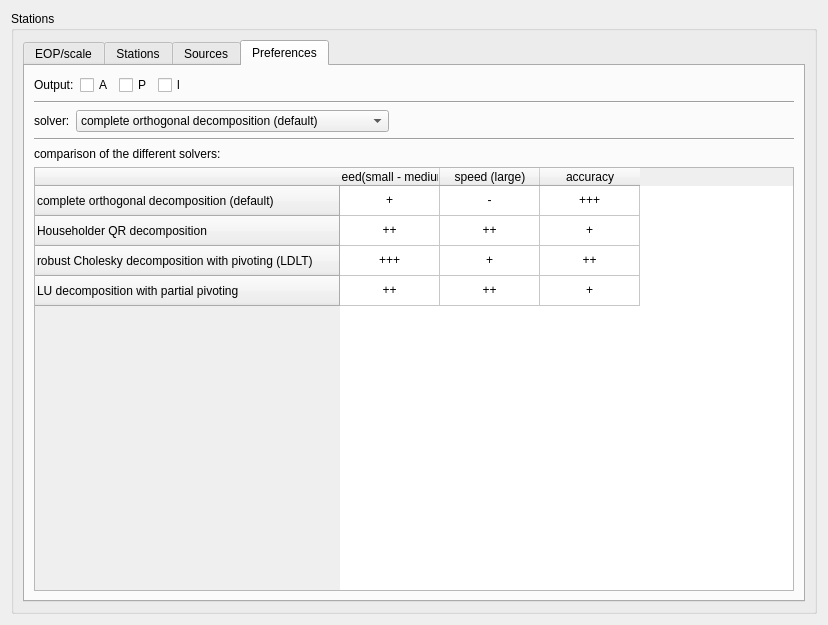
<?xml version="1.0" encoding="UTF-8"?>
<ui version="4.0">
 <class>SolverWidget</class>
 <widget class="QWidget" name="SolverWidget">
  <property name="geometry">
   <rect>
    <x>0</x>
    <y>0</y>
    <width>828</width>
    <height>625</height>
   </rect>
  </property>
  <property name="windowTitle">
   <string>Form</string>
  </property>
  <layout class="QVBoxLayout" name="verticalLayout_4">
   <item>
    <widget class="QSplitter" name="splitter">
     <property name="orientation">
      <enum>Qt::Vertical</enum>
     </property>
     <widget class="QGroupBox" name="groupBox">
      <property name="title">
       <string>Stations</string>
      </property>
      <layout class="QVBoxLayout" name="verticalLayout_6">
       <item>
        <widget class="QTabWidget" name="tabWidget">
         <property name="whatsThis">
          <string>&lt;html&gt;&lt;head/&gt;&lt;body&gt;&lt;p&gt;Estimate source coordinates. &lt;/p&gt;&lt;p&gt;Be careful when using this option. It is often not advisable to estimate sources from single sessions. Be especially carful with how to define the datum. Do not add sources into the datum if they have too few observations! &lt;/p&gt;&lt;p&gt;It might be that VieSched++ does remove some sources from the datum. For example: this is the case if you a source is only observed by single-baseline scans. &lt;/p&gt;&lt;p&gt;Simillarly, observations to sources might be removed completely from the estimation process in case there are to few scans or observations. &lt;/p&gt;&lt;p&gt;If you want to estimate sources it is recommended to define a minimum of three stations per scan in the source parameters &lt;img src=&quot;:/icons/icons/source_p.png&quot; width=&quot;30&quot; height=&quot;30&quot;/&gt;. &lt;/p&gt;&lt;/body&gt;&lt;/html&gt;</string>
         </property>
         <property name="currentIndex">
          <number>3</number>
         </property>
         <widget class="QWidget" name="EOP">
          <property name="toolTip">
           <string>Earth orientation parameter estimation setup</string>
          </property>
          <property name="statusTip">
           <string>Earth orientation parameter estimation setup</string>
          </property>
          <property name="whatsThis">
           <string>&lt;html&gt;&lt;head/&gt;&lt;body&gt;&lt;p&gt;Earth orientation parameters (&lt;span style=&quot; font-weight:600;&quot;&gt;EOP&lt;/span&gt;) will be estimated using piecewise-linear offsets.&lt;/p&gt;&lt;p&gt;Define EOP estimation interval and constraints. &lt;/p&gt;&lt;p&gt;The default constraints are tight constraints --&amp;gt; EOPs are estimated as one offset over the full session&lt;/p&gt;&lt;p&gt;The interval will always starts counting at 0UT of the session start date.&lt;/p&gt;&lt;p&gt;e.g.: if you session starts at 5am and you set a interval of 2h you will estimate your parameters at 4am, 6am, 8am... &lt;/p&gt;&lt;/body&gt;&lt;/html&gt;</string>
          </property>
          <attribute name="icon">
           <iconset resource="../myresources.qrc">
            <normaloff>:/icons/icons/applications-internet-2.png</normaloff>:/icons/icons/applications-internet-2.png</iconset>
          </attribute>
          <attribute name="title">
           <string>EOP/scale</string>
          </attribute>
          <layout class="QVBoxLayout" name="verticalLayout_3">
           <item>
            <layout class="QVBoxLayout" name="verticalLayout">
             <item>
              <layout class="QHBoxLayout" name="horizontalLayout_3">
               <item>
                <layout class="QGridLayout" name="gridLayout">
                 <item row="2" column="0">
                  <widget class="QCheckBox" name="checkBox_dUT1">
                   <property name="text">
                    <string>dUT1</string>
                   </property>
                   <property name="checked">
                    <bool>true</bool>
                   </property>
                  </widget>
                 </item>
                 <item row="0" column="0">
                  <widget class="QCheckBox" name="checkBox_XPO">
                   <property name="text">
                    <string>XPO</string>
                   </property>
                   <property name="checked">
                    <bool>true</bool>
                   </property>
                  </widget>
                 </item>
                 <item row="3" column="0">
                  <widget class="QCheckBox" name="checkBox_NUTX">
                   <property name="text">
                    <string>NUTX</string>
                   </property>
                   <property name="checked">
                    <bool>true</bool>
                   </property>
                  </widget>
                 </item>
                 <item row="0" column="1">
                  <widget class="QDoubleSpinBox" name="doubleSpinBox_xpo_int">
                   <property name="suffix">
                    <string> [h]</string>
                   </property>
                   <property name="minimum">
                    <double>0.000000000000000</double>
                   </property>
                   <property name="maximum">
                    <double>10000.000000000000000</double>
                   </property>
                   <property name="singleStep">
                    <double>1.000000000000000</double>
                   </property>
                   <property name="value">
                    <double>24.000000000000000</double>
                   </property>
                  </widget>
                 </item>
                 <item row="1" column="0">
                  <widget class="QCheckBox" name="checkBox_YPO">
                   <property name="text">
                    <string>YPO</string>
                   </property>
                   <property name="checked">
                    <bool>true</bool>
                   </property>
                  </widget>
                 </item>
                 <item row="4" column="0">
                  <widget class="QCheckBox" name="checkBox_NUTY">
                   <property name="text">
                    <string>NUTY</string>
                   </property>
                   <property name="checked">
                    <bool>true</bool>
                   </property>
                  </widget>
                 </item>
                 <item row="0" column="2">
                  <widget class="QDoubleSpinBox" name="doubleSpinBox_xpo_const">
                   <property name="suffix">
                    <string> [mas]</string>
                   </property>
                   <property name="decimals">
                    <number>4</number>
                   </property>
                   <property name="minimum">
                    <double>0.000100000000000</double>
                   </property>
                   <property name="singleStep">
                    <double>0.000100000000000</double>
                   </property>
                  </widget>
                 </item>
                 <item row="1" column="1">
                  <widget class="QDoubleSpinBox" name="doubleSpinBox_ypo_int">
                   <property name="suffix">
                    <string> [h]</string>
                   </property>
                   <property name="minimum">
                    <double>0.000000000000000</double>
                   </property>
                   <property name="maximum">
                    <double>10000.000000000000000</double>
                   </property>
                   <property name="singleStep">
                    <double>1.000000000000000</double>
                   </property>
                   <property name="value">
                    <double>24.000000000000000</double>
                   </property>
                  </widget>
                 </item>
                 <item row="2" column="1">
                  <widget class="QDoubleSpinBox" name="doubleSpinBox_dut1_int">
                   <property name="suffix">
                    <string> [h]</string>
                   </property>
                   <property name="minimum">
                    <double>0.000000000000000</double>
                   </property>
                   <property name="maximum">
                    <double>10000.000000000000000</double>
                   </property>
                   <property name="singleStep">
                    <double>1.000000000000000</double>
                   </property>
                   <property name="value">
                    <double>24.000000000000000</double>
                   </property>
                  </widget>
                 </item>
                 <item row="3" column="1">
                  <widget class="QDoubleSpinBox" name="doubleSpinBox_nutx_int">
                   <property name="suffix">
                    <string> [h]</string>
                   </property>
                   <property name="minimum">
                    <double>0.000000000000000</double>
                   </property>
                   <property name="maximum">
                    <double>10000.000000000000000</double>
                   </property>
                   <property name="singleStep">
                    <double>1.000000000000000</double>
                   </property>
                   <property name="value">
                    <double>24.000000000000000</double>
                   </property>
                  </widget>
                 </item>
                 <item row="4" column="1">
                  <widget class="QDoubleSpinBox" name="doubleSpinBox_nuty_int">
                   <property name="suffix">
                    <string> [h]</string>
                   </property>
                   <property name="minimum">
                    <double>0.000000000000000</double>
                   </property>
                   <property name="maximum">
                    <double>10000.000000000000000</double>
                   </property>
                   <property name="singleStep">
                    <double>1.000000000000000</double>
                   </property>
                   <property name="value">
                    <double>24.000000000000000</double>
                   </property>
                  </widget>
                 </item>
                 <item row="1" column="2">
                  <widget class="QDoubleSpinBox" name="doubleSpinBox_ypo_const">
                   <property name="suffix">
                    <string> [mas]</string>
                   </property>
                   <property name="decimals">
                    <number>4</number>
                   </property>
                   <property name="minimum">
                    <double>0.000100000000000</double>
                   </property>
                   <property name="singleStep">
                    <double>0.000100000000000</double>
                   </property>
                  </widget>
                 </item>
                 <item row="2" column="2">
                  <widget class="QDoubleSpinBox" name="doubleSpinBox_dut1_const">
                   <property name="suffix">
                    <string> [mas]</string>
                   </property>
                   <property name="decimals">
                    <number>4</number>
                   </property>
                   <property name="minimum">
                    <double>0.000100000000000</double>
                   </property>
                   <property name="singleStep">
                    <double>0.000100000000000</double>
                   </property>
                  </widget>
                 </item>
                 <item row="3" column="2">
                  <widget class="QDoubleSpinBox" name="doubleSpinBox_nutx_const">
                   <property name="suffix">
                    <string> [mas]</string>
                   </property>
                   <property name="decimals">
                    <number>4</number>
                   </property>
                   <property name="minimum">
                    <double>0.000100000000000</double>
                   </property>
                   <property name="singleStep">
                    <double>0.000100000000000</double>
                   </property>
                  </widget>
                 </item>
                 <item row="4" column="2">
                  <widget class="QDoubleSpinBox" name="doubleSpinBox_nuty_const">
                   <property name="suffix">
                    <string> [mas]</string>
                   </property>
                   <property name="decimals">
                    <number>4</number>
                   </property>
                   <property name="minimum">
                    <double>0.000100000000000</double>
                   </property>
                   <property name="singleStep">
                    <double>0.000100000000000</double>
                   </property>
                  </widget>
                 </item>
                </layout>
               </item>
               <item>
                <spacer name="horizontalSpacer_3">
                 <property name="orientation">
                  <enum>Qt::Horizontal</enum>
                 </property>
                 <property name="sizeHint" stdset="0">
                  <size>
                   <width>40</width>
                   <height>20</height>
                  </size>
                 </property>
                </spacer>
               </item>
              </layout>
             </item>
             <item>
              <widget class="Line" name="line_2">
               <property name="orientation">
                <enum>Qt::Horizontal</enum>
               </property>
              </widget>
             </item>
             <item>
              <widget class="QCheckBox" name="checkBox_scale">
               <property name="text">
                <string>scale (make sure that you do not estimate station coordinates to estimate scale based on a priori coordinates)</string>
               </property>
              </widget>
             </item>
             <item>
              <spacer name="verticalSpacer">
               <property name="orientation">
                <enum>Qt::Vertical</enum>
               </property>
               <property name="sizeHint" stdset="0">
                <size>
                 <width>20</width>
                 <height>40</height>
                </size>
               </property>
              </spacer>
             </item>
            </layout>
           </item>
          </layout>
         </widget>
         <widget class="QWidget" name="Stations">
          <property name="toolTip">
           <string>station-based parameter estimation setup</string>
          </property>
          <property name="statusTip">
           <string>station-based parameter estimation setup</string>
          </property>
          <property name="whatsThis">
           <string>&lt;html&gt;&lt;head/&gt;&lt;body&gt;&lt;p&gt;Define estimation parameters for station-based parameters.&lt;/p&gt;&lt;p&gt;&lt;span style=&quot; font-weight:600;&quot;&gt;PWL&lt;/span&gt; stands for piecewise-linear. &lt;/p&gt;&lt;p&gt;For PWL parameters you have to define their estimation interval and rate. &lt;/p&gt;&lt;p&gt;The default constraints are loose constraints. &lt;/p&gt;&lt;p&gt;The reference clock (&amp;quot;ref clock&amp;quot;) is not estimated.&lt;br/&gt;&lt;/p&gt;&lt;p&gt;The interval will always starts counting at 0UT of the session start date. &lt;/p&gt;&lt;p&gt;e.g.: if you session starts at 5am and you set a interval of 2h you will estimate your parameters at 4am, 6am, 8am... &lt;/p&gt;&lt;/body&gt;&lt;/html&gt;</string>
          </property>
          <attribute name="icon">
           <iconset resource="../myresources.qrc">
            <normaloff>:/icons/icons/station_white.png</normaloff>:/icons/icons/station_white.png</iconset>
          </attribute>
          <attribute name="title">
           <string>Stations</string>
          </attribute>
          <layout class="QVBoxLayout" name="verticalLayout_8">
           <item>
            <layout class="QHBoxLayout" name="horizontalLayout_6" stretch="0,2">
             <item>
              <layout class="QVBoxLayout" name="verticalLayout_2">
               <item>
                <layout class="QHBoxLayout" name="horizontalLayout">
                 <item>
                  <widget class="QPushButton" name="pushButton">
                   <property name="enabled">
                    <bool>false</bool>
                   </property>
                   <property name="text">
                    <string>datum: ITRF2014</string>
                   </property>
                  </widget>
                 </item>
                 <item>
                  <spacer name="horizontalSpacer">
                   <property name="orientation">
                    <enum>Qt::Horizontal</enum>
                   </property>
                   <property name="sizeHint" stdset="0">
                    <size>
                     <width>40</width>
                     <height>20</height>
                    </size>
                   </property>
                  </spacer>
                 </item>
                 <item>
                  <widget class="QLabel" name="label_warning">
                   <property name="text">
                    <string/>
                   </property>
                  </widget>
                 </item>
                </layout>
               </item>
               <item>
                <widget class="QTreeWidget" name="treeWidget_sta_coord">
                 <attribute name="headerStretchLastSection">
                  <bool>false</bool>
                 </attribute>
                 <column>
                  <property name="text">
                   <string>name</string>
                  </property>
                  <property name="textAlignment">
                   <set>AlignCenter</set>
                  </property>
                 </column>
                 <column>
                  <property name="text">
                   <string>coord</string>
                  </property>
                  <property name="textAlignment">
                   <set>AlignCenter</set>
                  </property>
                 </column>
                 <column>
                  <property name="text">
                   <string>datum</string>
                  </property>
                  <property name="textAlignment">
                   <set>AlignCenter</set>
                  </property>
                 </column>
                 <column>
                  <property name="text">
                   <string/>
                  </property>
                 </column>
                </widget>
               </item>
              </layout>
             </item>
             <item>
              <layout class="QVBoxLayout" name="verticalLayout_5">
               <item>
                <layout class="QHBoxLayout" name="horizontalLayout_4">
                 <item>
                  <widget class="QRadioButton" name="radioButton_obs_based_ref_clock">
                   <property name="text">
                    <string>ref clock based on #obs</string>
                   </property>
                   <property name="checked">
                    <bool>true</bool>
                   </property>
                  </widget>
                 </item>
                 <item>
                  <widget class="QRadioButton" name="radioButton_force_ref_clock">
                   <property name="text">
                    <string>force ref clock:</string>
                   </property>
                  </widget>
                 </item>
                 <item>
                  <widget class="QComboBox" name="comboBox_ref_clock">
                   <property name="enabled">
                    <bool>false</bool>
                   </property>
                  </widget>
                 </item>
                 <item>
                  <spacer name="horizontalSpacer_4">
                   <property name="orientation">
                    <enum>Qt::Horizontal</enum>
                   </property>
                   <property name="sizeHint" stdset="0">
                    <size>
                     <width>40</width>
                     <height>20</height>
                    </size>
                   </property>
                  </spacer>
                 </item>
                </layout>
               </item>
               <item>
                <widget class="QTreeWidget" name="treeWidget_sta_clock">
                 <attribute name="headerStretchLastSection">
                  <bool>false</bool>
                 </attribute>
                 <column>
                  <property name="text">
                   <string>name</string>
                  </property>
                  <property name="textAlignment">
                   <set>AlignCenter</set>
                  </property>
                 </column>
                 <column>
                  <property name="text">
                   <string>linear clock</string>
                  </property>
                  <property name="textAlignment">
                   <set>AlignCenter</set>
                  </property>
                 </column>
                 <column>
                  <property name="text">
                   <string>quadratic clock</string>
                  </property>
                  <property name="textAlignment">
                   <set>AlignCenter</set>
                  </property>
                 </column>
                 <column>
                  <property name="text">
                   <string>PWL clock</string>
                  </property>
                  <property name="textAlignment">
                   <set>AlignCenter</set>
                  </property>
                 </column>
                 <column>
                  <property name="text">
                   <string>interval</string>
                  </property>
                  <property name="textAlignment">
                   <set>AlignCenter</set>
                  </property>
                 </column>
                 <column>
                  <property name="text">
                   <string>constraint</string>
                  </property>
                  <property name="textAlignment">
                   <set>AlignCenter</set>
                  </property>
                 </column>
                 <column>
                  <property name="text">
                   <string/>
                  </property>
                 </column>
                </widget>
               </item>
              </layout>
             </item>
            </layout>
           </item>
           <item>
            <widget class="QTreeWidget" name="treeWidget_sta_tropo">
             <attribute name="headerStretchLastSection">
              <bool>false</bool>
             </attribute>
             <column>
              <property name="text">
               <string>name</string>
              </property>
              <property name="textAlignment">
               <set>AlignCenter</set>
              </property>
             </column>
             <column>
              <property name="text">
               <string>PWL ZWD</string>
              </property>
              <property name="textAlignment">
               <set>AlignCenter</set>
              </property>
             </column>
             <column>
              <property name="text">
               <string>interval</string>
              </property>
              <property name="textAlignment">
               <set>AlignCenter</set>
              </property>
             </column>
             <column>
              <property name="text">
               <string>constraint</string>
              </property>
              <property name="textAlignment">
               <set>AlignCenter</set>
              </property>
             </column>
             <column>
              <property name="text">
               <string>NGR</string>
              </property>
              <property name="textAlignment">
               <set>AlignCenter</set>
              </property>
             </column>
             <column>
              <property name="text">
               <string>interval</string>
              </property>
              <property name="textAlignment">
               <set>AlignCenter</set>
              </property>
             </column>
             <column>
              <property name="text">
               <string>constraint</string>
              </property>
              <property name="textAlignment">
               <set>AlignCenter</set>
              </property>
             </column>
             <column>
              <property name="text">
               <string>EGR</string>
              </property>
              <property name="textAlignment">
               <set>AlignCenter</set>
              </property>
             </column>
             <column>
              <property name="text">
               <string>interval</string>
              </property>
              <property name="textAlignment">
               <set>AlignCenter</set>
              </property>
             </column>
             <column>
              <property name="text">
               <string>constraint</string>
              </property>
              <property name="textAlignment">
               <set>AlignCenter</set>
              </property>
             </column>
             <column>
              <property name="text">
               <string/>
              </property>
             </column>
            </widget>
           </item>
          </layout>
         </widget>
         <widget class="QWidget" name="Sources">
          <property name="toolTip">
           <string>source-based parameter estimation setup</string>
          </property>
          <property name="statusTip">
           <string>source-based parameter estimation setup</string>
          </property>
          <property name="whatsThis">
           <string>&lt;html&gt;&lt;head/&gt;&lt;body&gt;&lt;p&gt;Define estimation parameters for source-based parameters.&lt;/p&gt;&lt;p&gt;&lt;br/&gt;&lt;/p&gt;&lt;p&gt;Source coordinates are only estimated if the minimum number of scans and minimum number of observations is reached. &lt;/p&gt;&lt;p&gt;If they are not reached and the coordinates of the source should be estimated, all observations to this source are instead removed.&lt;/p&gt;&lt;p&gt;&lt;br/&gt;&lt;/p&gt;&lt;p&gt;Be careful with your datum definition. Sources are only added to the datum if they reach a minimum number of observations. Under certain circumstances, sources are removed from the datum e.g.: if they are only observed by single baseline scans. &lt;/p&gt;&lt;p&gt;If you really want to estimate source coordinates from a single session, consider using a minimum of three stations per scan.&lt;/p&gt;&lt;p&gt;Use the &lt;span style=&quot; font-style:italic;&quot;&gt;&amp;quot;datum: ICRF3 defining&amp;quot;&lt;/span&gt; buttom to only use ICRF3 defining sources for the datum definition. &lt;/p&gt;&lt;/body&gt;&lt;/html&gt;</string>
          </property>
          <attribute name="icon">
           <iconset resource="../myresources.qrc">
            <normaloff>:/icons/icons/source.png</normaloff>:/icons/icons/source.png</iconset>
          </attribute>
          <attribute name="title">
           <string>Sources</string>
          </attribute>
          <layout class="QVBoxLayout" name="verticalLayout_7">
           <item>
            <layout class="QHBoxLayout" name="horizontalLayout_2">
             <item>
              <widget class="QPushButton" name="pushButton_3">
               <property name="enabled">
                <bool>true</bool>
               </property>
               <property name="text">
                <string>datum: ICRF3 defining</string>
               </property>
              </widget>
             </item>
             <item>
              <spacer name="horizontalSpacer_2">
               <property name="orientation">
                <enum>Qt::Horizontal</enum>
               </property>
               <property name="sizeHint" stdset="0">
                <size>
                 <width>40</width>
                 <height>20</height>
                </size>
               </property>
              </spacer>
             </item>
            </layout>
           </item>
           <item>
            <layout class="QHBoxLayout" name="horizontalLayout_5">
             <property name="topMargin">
              <number>0</number>
             </property>
             <item>
              <widget class="QLabel" name="label">
               <property name="text">
                <string>min #scans: </string>
               </property>
              </widget>
             </item>
             <item>
              <widget class="QSpinBox" name="spinBox_src_minScans">
               <property name="minimum">
                <number>3</number>
               </property>
               <property name="maximum">
                <number>1000</number>
               </property>
              </widget>
             </item>
             <item>
              <widget class="QLabel" name="label_3">
               <property name="text">
                <string>min #obs:</string>
               </property>
              </widget>
             </item>
             <item>
              <widget class="QSpinBox" name="spinBox_src_minObs">
               <property name="minimum">
                <number>5</number>
               </property>
               <property name="maximum">
                <number>1000</number>
               </property>
               <property name="value">
                <number>5</number>
               </property>
              </widget>
             </item>
             <item>
              <spacer name="horizontalSpacer_5">
               <property name="orientation">
                <enum>Qt::Horizontal</enum>
               </property>
               <property name="sizeHint" stdset="0">
                <size>
                 <width>40</width>
                 <height>20</height>
                </size>
               </property>
              </spacer>
             </item>
             <item>
              <widget class="QLabel" name="label_4">
               <property name="text">
                <string>min #obs datum:</string>
               </property>
              </widget>
             </item>
             <item>
              <widget class="QSpinBox" name="spinBox_src_minObs_datum">
               <property name="minimum">
                <number>4</number>
               </property>
               <property name="maximum">
                <number>9999</number>
               </property>
               <property name="value">
                <number>25</number>
               </property>
              </widget>
             </item>
            </layout>
           </item>
           <item>
            <widget class="QTreeWidget" name="treeWidget_src_coord">
             <attribute name="headerStretchLastSection">
              <bool>false</bool>
             </attribute>
             <column>
              <property name="text">
               <string>Name</string>
              </property>
              <property name="textAlignment">
               <set>AlignLeading|AlignVCenter</set>
              </property>
             </column>
             <column>
              <property name="text">
               <string>coord</string>
              </property>
              <property name="textAlignment">
               <set>AlignLeading|AlignVCenter</set>
              </property>
             </column>
             <column>
              <property name="text">
               <string>*datum</string>
              </property>
              <property name="textAlignment">
               <set>AlignLeading|AlignVCenter</set>
              </property>
             </column>
             <column>
              <property name="text">
               <string/>
              </property>
             </column>
            </widget>
           </item>
           <item>
            <widget class="QLabel" name="label_5">
             <property name="text">
              <string>&lt;html&gt;&lt;head/&gt;&lt;body&gt;&lt;p&gt;*sources only observed with single baseline scans additionally get removed from datum!&lt;/p&gt;&lt;/body&gt;&lt;/html&gt;</string>
             </property>
             <property name="wordWrap">
              <bool>true</bool>
             </property>
            </widget>
           </item>
          </layout>
         </widget>
         <widget class="QWidget" name="tab">
          <attribute name="icon">
           <iconset resource="../myresources.qrc">
            <normaloff>:/icons/icons/system-run-3.png</normaloff>:/icons/icons/system-run-3.png</iconset>
          </attribute>
          <attribute name="title">
           <string>Preferences</string>
          </attribute>
          <layout class="QVBoxLayout" name="verticalLayout_9">
           <item>
            <layout class="QHBoxLayout" name="horizontalLayout_8">
             <property name="topMargin">
              <number>0</number>
             </property>
             <item>
              <widget class="QLabel" name="label_7">
               <property name="text">
                <string>Output:</string>
               </property>
              </widget>
             </item>
             <item>
              <widget class="QCheckBox" name="checkBox_A">
               <property name="text">
                <string>A</string>
               </property>
              </widget>
             </item>
             <item>
              <widget class="QCheckBox" name="checkBox_P">
               <property name="text">
                <string>P</string>
               </property>
              </widget>
             </item>
             <item>
              <widget class="QCheckBox" name="checkBox_l">
               <property name="text">
                <string>l</string>
               </property>
              </widget>
             </item>
             <item>
              <spacer name="horizontalSpacer_7">
               <property name="orientation">
                <enum>Qt::Horizontal</enum>
               </property>
               <property name="sizeHint" stdset="0">
                <size>
                 <width>40</width>
                 <height>20</height>
                </size>
               </property>
              </spacer>
             </item>
            </layout>
           </item>
           <item>
            <widget class="Line" name="line_3">
             <property name="orientation">
              <enum>Qt::Horizontal</enum>
             </property>
            </widget>
           </item>
           <item>
            <layout class="QHBoxLayout" name="horizontalLayout_7">
             <item>
              <widget class="QLabel" name="label_2">
               <property name="text">
                <string>solver:</string>
               </property>
              </widget>
             </item>
             <item>
              <widget class="QComboBox" name="comboBox_solver">
               <item>
                <property name="text">
                 <string>complete orthogonal decomposition (default)</string>
                </property>
               </item>
               <item>
                <property name="text">
                 <string>Householder QR decomposition</string>
                </property>
               </item>
               <item>
                <property name="text">
                 <string>robust Cholesky decomposition with pivoting (LDLT)</string>
                </property>
               </item>
               <item>
                <property name="text">
                 <string>LU decomposition with partial pivoting</string>
                </property>
               </item>
              </widget>
             </item>
             <item>
              <spacer name="horizontalSpacer_6">
               <property name="orientation">
                <enum>Qt::Horizontal</enum>
               </property>
               <property name="sizeHint" stdset="0">
                <size>
                 <width>40</width>
                 <height>20</height>
                </size>
               </property>
              </spacer>
             </item>
            </layout>
           </item>
           <item>
            <widget class="Line" name="line">
             <property name="orientation">
              <enum>Qt::Horizontal</enum>
             </property>
            </widget>
           </item>
           <item>
            <widget class="QLabel" name="label_6">
             <property name="text">
              <string>comparison of the different solvers:</string>
             </property>
            </widget>
           </item>
           <item>
            <widget class="QTableWidget" name="tableWidget_solver">
             <property name="editTriggers">
              <set>QAbstractItemView::NoEditTriggers</set>
             </property>
             <row>
              <property name="text">
               <string>complete orthogonal decomposition (default)</string>
              </property>
             </row>
             <row>
              <property name="text">
               <string>Householder QR decomposition</string>
              </property>
             </row>
             <row>
              <property name="text">
               <string>robust Cholesky decomposition with pivoting (LDLT)</string>
              </property>
             </row>
             <row>
              <property name="text">
               <string>LU decomposition with partial pivoting</string>
              </property>
             </row>
             <column>
              <property name="text">
               <string>speed(small - medium)</string>
              </property>
             </column>
             <column>
              <property name="text">
               <string>speed (large)</string>
              </property>
             </column>
             <column>
              <property name="text">
               <string>accuracy</string>
              </property>
             </column>
             <item row="0" column="0">
              <property name="text">
               <string>+</string>
              </property>
              <property name="textAlignment">
               <set>AlignCenter</set>
              </property>
             </item>
             <item row="0" column="1">
              <property name="text">
               <string>-</string>
              </property>
              <property name="textAlignment">
               <set>AlignCenter</set>
              </property>
             </item>
             <item row="0" column="2">
              <property name="text">
               <string>+++</string>
              </property>
              <property name="textAlignment">
               <set>AlignCenter</set>
              </property>
             </item>
             <item row="1" column="0">
              <property name="text">
               <string>++</string>
              </property>
              <property name="textAlignment">
               <set>AlignCenter</set>
              </property>
             </item>
             <item row="1" column="1">
              <property name="text">
               <string>++</string>
              </property>
              <property name="textAlignment">
               <set>AlignCenter</set>
              </property>
             </item>
             <item row="1" column="2">
              <property name="text">
               <string>+</string>
              </property>
              <property name="textAlignment">
               <set>AlignCenter</set>
              </property>
             </item>
             <item row="2" column="0">
              <property name="text">
               <string>+++</string>
              </property>
              <property name="textAlignment">
               <set>AlignCenter</set>
              </property>
             </item>
             <item row="2" column="1">
              <property name="text">
               <string>+</string>
              </property>
              <property name="textAlignment">
               <set>AlignCenter</set>
              </property>
             </item>
             <item row="2" column="2">
              <property name="text">
               <string>++</string>
              </property>
              <property name="textAlignment">
               <set>AlignCenter</set>
              </property>
             </item>
             <item row="3" column="0">
              <property name="text">
               <string>++</string>
              </property>
              <property name="textAlignment">
               <set>AlignCenter</set>
              </property>
             </item>
             <item row="3" column="1">
              <property name="text">
               <string>++</string>
              </property>
              <property name="textAlignment">
               <set>AlignCenter</set>
              </property>
             </item>
             <item row="3" column="2">
              <property name="text">
               <string>+</string>
              </property>
              <property name="textAlignment">
               <set>AlignCenter</set>
              </property>
             </item>
            </widget>
           </item>
          </layout>
         </widget>
        </widget>
       </item>
      </layout>
     </widget>
    </widget>
   </item>
  </layout>
 </widget>
 <resources>
  <include location="../myresources.qrc"/>
 </resources>
 <connections>
  <connection>
   <sender>checkBox_XPO</sender>
   <signal>toggled(bool)</signal>
   <receiver>doubleSpinBox_xpo_int</receiver>
   <slot>setEnabled(bool)</slot>
   <hints>
    <hint type="sourcelabel">
     <x>100</x>
     <y>105</y>
    </hint>
    <hint type="destinationlabel">
     <x>216</x>
     <y>107</y>
    </hint>
   </hints>
  </connection>
  <connection>
   <sender>checkBox_XPO</sender>
   <signal>toggled(bool)</signal>
   <receiver>doubleSpinBox_xpo_const</receiver>
   <slot>setEnabled(bool)</slot>
   <hints>
    <hint type="sourcelabel">
     <x>100</x>
     <y>105</y>
    </hint>
    <hint type="destinationlabel">
     <x>343</x>
     <y>107</y>
    </hint>
   </hints>
  </connection>
  <connection>
   <sender>checkBox_YPO</sender>
   <signal>toggled(bool)</signal>
   <receiver>doubleSpinBox_ypo_int</receiver>
   <slot>setEnabled(bool)</slot>
   <hints>
    <hint type="sourcelabel">
     <x>91</x>
     <y>137</y>
    </hint>
    <hint type="destinationlabel">
     <x>199</x>
     <y>139</y>
    </hint>
   </hints>
  </connection>
  <connection>
   <sender>checkBox_YPO</sender>
   <signal>toggled(bool)</signal>
   <receiver>doubleSpinBox_ypo_const</receiver>
   <slot>setEnabled(bool)</slot>
   <hints>
    <hint type="sourcelabel">
     <x>100</x>
     <y>137</y>
    </hint>
    <hint type="destinationlabel">
     <x>343</x>
     <y>139</y>
    </hint>
   </hints>
  </connection>
  <connection>
   <sender>checkBox_dUT1</sender>
   <signal>toggled(bool)</signal>
   <receiver>doubleSpinBox_dut1_int</receiver>
   <slot>setEnabled(bool)</slot>
   <hints>
    <hint type="sourcelabel">
     <x>80</x>
     <y>169</y>
    </hint>
    <hint type="destinationlabel">
     <x>203</x>
     <y>171</y>
    </hint>
   </hints>
  </connection>
  <connection>
   <sender>checkBox_dUT1</sender>
   <signal>toggled(bool)</signal>
   <receiver>doubleSpinBox_dut1_const</receiver>
   <slot>setEnabled(bool)</slot>
   <hints>
    <hint type="sourcelabel">
     <x>100</x>
     <y>169</y>
    </hint>
    <hint type="destinationlabel">
     <x>343</x>
     <y>171</y>
    </hint>
   </hints>
  </connection>
  <connection>
   <sender>checkBox_NUTX</sender>
   <signal>toggled(bool)</signal>
   <receiver>doubleSpinBox_nutx_int</receiver>
   <slot>setEnabled(bool)</slot>
   <hints>
    <hint type="sourcelabel">
     <x>98</x>
     <y>201</y>
    </hint>
    <hint type="destinationlabel">
     <x>197</x>
     <y>203</y>
    </hint>
   </hints>
  </connection>
  <connection>
   <sender>checkBox_NUTX</sender>
   <signal>toggled(bool)</signal>
   <receiver>doubleSpinBox_nutx_const</receiver>
   <slot>setEnabled(bool)</slot>
   <hints>
    <hint type="sourcelabel">
     <x>97</x>
     <y>201</y>
    </hint>
    <hint type="destinationlabel">
     <x>343</x>
     <y>203</y>
    </hint>
   </hints>
  </connection>
  <connection>
   <sender>checkBox_NUTY</sender>
   <signal>toggled(bool)</signal>
   <receiver>doubleSpinBox_nuty_int</receiver>
   <slot>setEnabled(bool)</slot>
   <hints>
    <hint type="sourcelabel">
     <x>100</x>
     <y>233</y>
    </hint>
    <hint type="destinationlabel">
     <x>193</x>
     <y>235</y>
    </hint>
   </hints>
  </connection>
  <connection>
   <sender>checkBox_NUTY</sender>
   <signal>toggled(bool)</signal>
   <receiver>doubleSpinBox_nuty_const</receiver>
   <slot>setEnabled(bool)</slot>
   <hints>
    <hint type="sourcelabel">
     <x>100</x>
     <y>233</y>
    </hint>
    <hint type="destinationlabel">
     <x>343</x>
     <y>235</y>
    </hint>
   </hints>
  </connection>
  <connection>
   <sender>radioButton_force_ref_clock</sender>
   <signal>toggled(bool)</signal>
   <receiver>comboBox_ref_clock</receiver>
   <slot>setEnabled(bool)</slot>
   <hints>
    <hint type="sourcelabel">
     <x>572</x>
     <y>96</y>
    </hint>
    <hint type="destinationlabel">
     <x>666</x>
     <y>96</y>
    </hint>
   </hints>
  </connection>
 </connections>
</ui>
